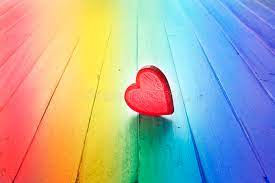
#> input picture OPENCV/OpenCV Scripts/Basic/Photos/test_image.jfif, 275 x 183 px, found by its file name
$ python edge_detection.py
#> lines starting #> are read from the running program, lines starting #| are printed output that depends on the picture
import cv2 as cv
from cv2 import cvtColor
from cv2 import COLOR_BGR2GRAY
from cv2 import Canny
import numpy as np


img=cv.imread('Photos/test_image.JFIF')
#> img is the input picture: shape (183, 275, 3); mean B, G, R 162, 169.7, 169.2

gray=cv.cvtColor(img,cv.COLOR_BGR2GRAY)
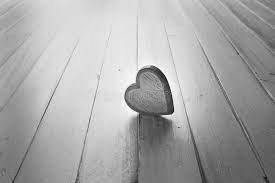
#> gray: shape (183, 275); min 19, max 254, mean 168.7
cv.imshow('Gray',gray)

#LAPLACIAN the only second order derivative mask(pencil shade)
lap=cv.Laplacian(gray,cv.CV_64F)
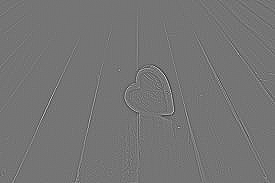
#> lap: shape (183, 275) float64; min -341, max 401, mean 0; drawn with min black and max white
lap=np.uint8(np.absolute(lap))
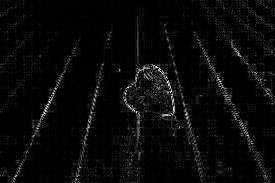
#> lap: shape (183, 275); min 0, max 253, mean 9.9
cv.imshow('Laplacian',lap)

#SOBEL uses edge detection along x and y axis...sobelx sobely

#CANNY, an extension of sobel in way more advanced way
canny=cv.Canny(gray,120,170)
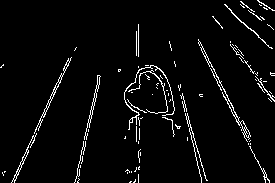
#> canny: shape (183, 275); 3.9% white in thin lines or dots
cv.imshow('Canny',canny)

cv.waitKey(0)
